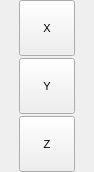
<?xml version="1.0" encoding="UTF-8"?>
<ui version="4.0">
 <class>TransformFlipPopup</class>
 <widget class="QWidget" name="TransformFlipPopup">
  <property name="geometry">
   <rect>
    <x>0</x>
    <y>0</y>
    <width>94</width>
    <height>172</height>
   </rect>
  </property>
  <property name="sizePolicy">
   <sizepolicy hsizetype="Minimum" vsizetype="Minimum">
    <horstretch>0</horstretch>
    <verstretch>0</verstretch>
   </sizepolicy>
  </property>
  <property name="font">
   <font>
    <pointsize>8</pointsize>
   </font>
  </property>
  <property name="windowTitle">
   <string>Transform Centre Popup</string>
  </property>
  <layout class="QGridLayout" name="gridLayout">
   <property name="margin">
    <number>0</number>
   </property>
   <property name="spacing">
    <number>2</number>
   </property>
   <item row="0" column="0">
    <widget class="QToolButton" name="FlipXButton">
     <property name="minimumSize">
      <size>
       <width>56</width>
       <height>56</height>
      </size>
     </property>
     <property name="maximumSize">
      <size>
       <width>56</width>
       <height>56</height>
      </size>
     </property>
     <property name="toolTip">
      <string>Flip current selection about the X axis</string>
     </property>
     <property name="text">
      <string>X</string>
     </property>
     <property name="icon">
      <iconset resource="icons.qrc">
       <normaloff>:/position/icons/position_flipx.svg</normaloff>:/position/icons/position_flipx.svg</iconset>
     </property>
     <property name="iconSize">
      <size>
       <width>30</width>
       <height>30</height>
      </size>
     </property>
     <property name="checkable">
      <bool>false</bool>
     </property>
     <property name="autoExclusive">
      <bool>false</bool>
     </property>
     <property name="toolButtonStyle">
      <enum>Qt::ToolButtonTextUnderIcon</enum>
     </property>
     <property name="autoRaise">
      <bool>false</bool>
     </property>
    </widget>
   </item>
   <item row="1" column="0">
    <widget class="QToolButton" name="FlipYButton">
     <property name="minimumSize">
      <size>
       <width>56</width>
       <height>56</height>
      </size>
     </property>
     <property name="maximumSize">
      <size>
       <width>56</width>
       <height>56</height>
      </size>
     </property>
     <property name="toolTip">
      <string>Flip current selection about the Y axis</string>
     </property>
     <property name="text">
      <string>Y</string>
     </property>
     <property name="icon">
      <iconset resource="icons.qrc">
       <normaloff>:/position/icons/position_flipy.svg</normaloff>:/position/icons/position_flipy.svg</iconset>
     </property>
     <property name="iconSize">
      <size>
       <width>30</width>
       <height>30</height>
      </size>
     </property>
     <property name="checkable">
      <bool>false</bool>
     </property>
     <property name="autoExclusive">
      <bool>false</bool>
     </property>
     <property name="toolButtonStyle">
      <enum>Qt::ToolButtonTextUnderIcon</enum>
     </property>
     <property name="autoRaise">
      <bool>false</bool>
     </property>
    </widget>
   </item>
   <item row="2" column="0">
    <widget class="QToolButton" name="FlipZButton">
     <property name="minimumSize">
      <size>
       <width>56</width>
       <height>56</height>
      </size>
     </property>
     <property name="maximumSize">
      <size>
       <width>56</width>
       <height>56</height>
      </size>
     </property>
     <property name="toolTip">
      <string>Flip current selection about the Z axis</string>
     </property>
     <property name="text">
      <string>Z</string>
     </property>
     <property name="icon">
      <iconset resource="icons.qrc">
       <normaloff>:/position/icons/position_flipz.svg</normaloff>:/position/icons/position_flipz.svg</iconset>
     </property>
     <property name="iconSize">
      <size>
       <width>30</width>
       <height>30</height>
      </size>
     </property>
     <property name="checkable">
      <bool>false</bool>
     </property>
     <property name="autoExclusive">
      <bool>false</bool>
     </property>
     <property name="toolButtonStyle">
      <enum>Qt::ToolButtonTextUnderIcon</enum>
     </property>
     <property name="autoRaise">
      <bool>false</bool>
     </property>
    </widget>
   </item>
  </layout>
 </widget>
 <resources>
  <include location="icons.qrc"/>
 </resources>
 <connections/>
</ui>
